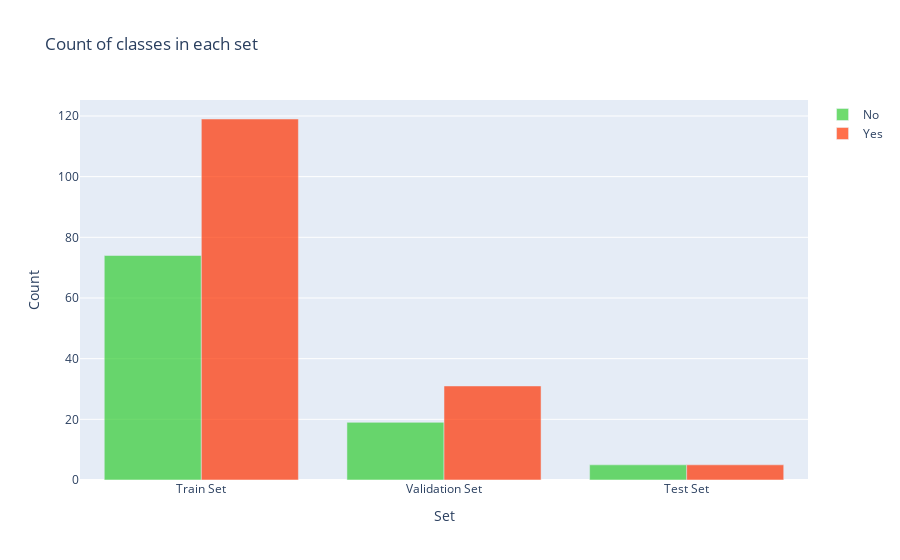

The notebook cell saved with this chart:
### Code cell
y = dict()
y[0] = []
y[1] = []
for set_name in (y_train, y_val, y_test):
    y[0].append(np.sum(set_name == 0))
    y[1].append(np.sum(set_name == 1))

trace0 = go.Bar(
    x=['Train Set', 'Validation Set', 'Test Set'],
    y=y[0],
    name='No',
    marker=dict(color='#33cc33'),
    opacity=0.7
)
trace1 = go.Bar(
    x=['Train Set', 'Validation Set', 'Test Set'],
    y=y[1],
    name='Yes',
    marker=dict(color='#ff3300'),
    opacity=0.7
)
data = [trace0, trace1]
layout = go.Layout(
    title='Count of classes in each set',
    xaxis={'title': 'Set'},
    yaxis={'title': 'Count'}
)
fig = go.Figure(data, layout)
iplot(fig)

### Figure 1 — Plotly figure (JSON) as saved in the notebook; plotly's stock layout.template omitted (floating-point values rounded to 4 significant figures)
{"data": [{"marker": {"color": "#33cc33"}, "name": "No", "opacity": 0.7, "type": "bar", "x": ["Train Set", "Validation Set", "Test Set"], "y": [74, 19, 5]}, {"marker": {"color": "#ff3300"}, "name": "Yes", "opacity": 0.7, "type": "bar", "x": ["Train Set", "Validation Set", "Test Set"], "y": [119, 31, 5]}], "layout": {"title": {"text": "Count of classes in each set"}, "xaxis": {"title": {"text": "Set"}}, "yaxis": {"title": {"text": "Count"}}}}
